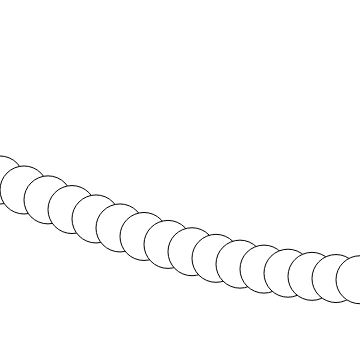
Frame 1 (no input)
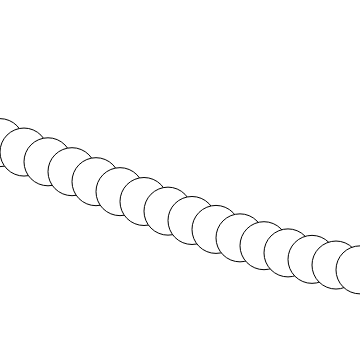
Frame 60 (no input)
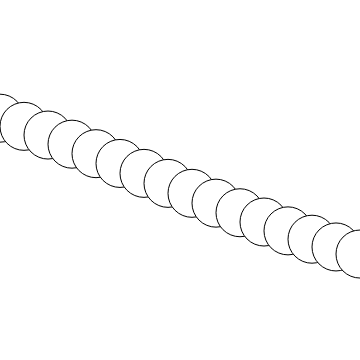
Frame 120 (the mouse pressed at the canvas centre since frame 60)

The p5.js sketch that drew these frames (run headless with seeded random() and noise() and a simulated clock; from frame 60 on, the mouse is pressed at the canvas centre):

// p5.js sketch
// ── sketch.js
var angle = 0;
var angleVel = 0.1;
var amplitude = 100;

function setup() {
  createCanvas(360, 360);
  frameRate(24);
}

function draw() {
  background(255);

  var a = angle
  for (var x = 0; x <= width; x += 24) {
    var y = amplitude * sin(a);
    ellipse(x, y + height / 2, 48, 48);
    a += angleVel;
  }
  angle += angleVel;
}

// ── utils.js
class PVector {

  constructor(x, y) {
    this.x = x;
    this.y = y;
  }

  add(v) {
    this.x = this.x + v.x;
    this.y = this.y + v.y;
  }

  sub(v) {
    this.x = this.x - v.x;
    this.y = this.y - v.y;
  }

  mult(n) {
    this.x = this.x * n;
    this.y = this.y * n;
  }

  div(n) {
    this.x = this.x / n;
    this.y = this.y / n;
  }

  mag() {
    return Math.sqrt(this.x * this.x + this.y * this.y);
  }

  normalize() {
    var m = this.mag();
    if (0 != m) {
      this.div(m)
    }
  }

  limit(max) {
    if (max < this.mag()) {
      this.normalize();
      this.mult(max);
    }
  }

  static add(v1, v2) {
    return new PVector(v1.x + v2.x, v1.y + v2.y);
  }

  static sub(v1, v2) {
    return new PVector(v1.x - v2.x, v1.y - v2.y);
  }

  static mult(v, n) {
    return new PVector(v.x * n, v.y * n);
  }

  static div(v, n) {
    return new PVector(v.x / n, v.y / n);
  }
}

class Mover {

  constructor(x, y, m) {
    this.position = new PVector(x, y);
    this.velocity = new PVector(0, 0);
    this.acceleration = new PVector(0.0, 0.0);
    this.mass = m;

    this.angle = 0;
    this.aVelocity = 0;
    this.aAcceleration = 0.001;
  }

  applyForce(force) {
    var f = PVector.div(force, this.mass);
    this.acceleration.add(f);
  }

  update() {
    this.velocity.add(this.acceleration);
    this.position.add(this.velocity);

    this.aVelocity += this.aAcceleration;
    this.angle += this.aVelocity;

    this.acceleration.mult(0);
  }

  checkEdges() {
    if (width < this.position.x) {
      this.position.x = width;
      this.velocity.x *= -1;
    } else if (this.position.x < 0) {
      this.velocity.x *= -1;
      this.position.x = 0;
    }

    if (height < this.position.y) {
      this.velocity.y *= -1;
      this.position.y = height;
    }
  }

  display() {
    stroke(0);
    fill(175);
    rectMode(CENTER);
    push();
    translate(this.position.x, this.position.y);
    rotate(this.angle);
    var size = this.mass * 16
    rect(0, 0, size, size);
    pop();
  }
}

class Oscillator {

  constructor() {
    this.angle = new PVector(0, 0);

    var vx = 0.05 * Math.random() - 0.05;
    var vy = 0.05 * Math.random() - 0.05
    this.velocity = new PVector(vx, vy);
    this.amplitude = new PVector(Math.random() * width / 2, Math.random() * height / 2);
  }

  oscillate() {
    this.angle.add(this.velocity);
  }

  display() {
    var x = cos(this.angle.x) * this.amplitude.x;
    var y = sin(this.angle.y) * this.amplitude.y;

    push();
    translate(width / 2, height / 2);
    stroke(0);
    fill(175);

    line(0, 0, x, y);
    ellipse(x, y, 16, 16);
    pop();
  }
}

class Pendulum {

  constructor(origin, r) {
    this.origin = origin;
    this.r = r;
    this.angle = PI / 4;
    this.aVelocity = 0;
    this.aAcceleration = 0;
  }

  update() {
    var g = 0.4;
    this.aAcceleration = -1 * g / this.r * sin(this.angle);
    this.aVelocity += this.aAcceleration;
    this.angle += this.aVelocity;
  }

  display() {
    var position = new PVector(this.r * sin(this.angle), this.r * cos(this.angle));
    position.add(this.origin);

    stroke(0);
    fill(175);
    line(this.origin.x, this.origin.y, position.x, position.y);
    ellipse(position.x, position.y, 16, 16);
  }
}
